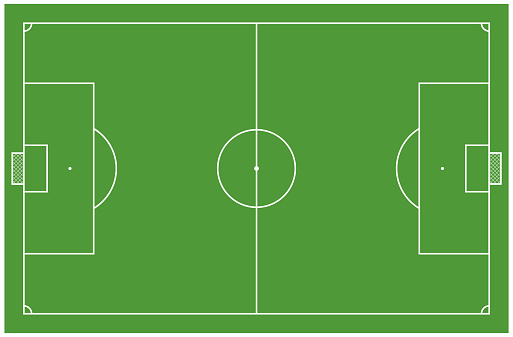
#> input picture source/images/pitch.jpg, 513 x 337 px, given in place of game_b2.avi, which was not available
$ python homo_stitch.py
#> lines starting #> are read from the running program, lines starting #| are printed output that depends on the picture; after the words box and inside, x2 and y2 are one past the last pixel; in counts of white or black regions, pixels touching at a corner belong together; pictures that were not available may be replaced by others from this repository, and a replacement may not be noted
import numpy as np, cv2


# 왼쪽/오른쪽 사진 읽기

# 왼쪽 사진 = train = 매칭의 대상

imgL_video = cv2.VideoCapture("/Eagle-Eye/source/videos/game_b2.avi")
imgR_vdieo = cv2.VideoCapture("/Eagle-Eye/source/videos/game_b3.avi")

while True:
    (grabbed1, imgL) = imgL_video.read()
#> imgL is the input picture: shape (337, 513, 3); mean B, G, R 69.2, 159.8, 90.7
    imgL = cv2.flip(imgL, 1)
    imgL = cv2.resize(imgL, (int(1920/3), int(1080/3)))
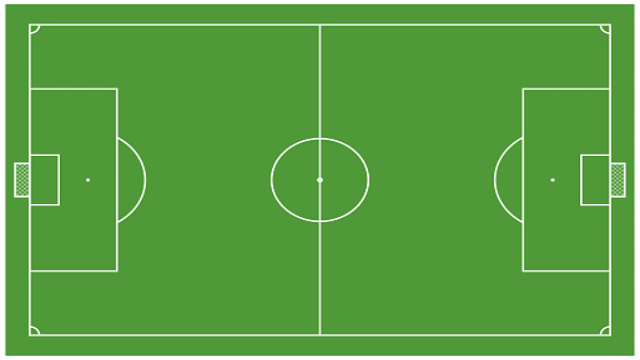
#> imgL: shape (360, 640, 3); mean B, G, R 69.2, 159.7, 90.7

    # 오른쪽 사진 = query = 매칭의 기준

    (grabbed2, imgR) = imgR_vdieo.read()
    imgR = cv2.resize(imgR, (int(1920/3), int(1080/3)))

    if not grabbed1 or not grabbed2:
        break

    hl, wl = imgL.shape[:2]     # 왼쪽 사진 높이, 넓이
#> hl = 360; wl = 640
    hr, wr = imgR.shape[:2]     # 오른쪽 사진 높이, 넓이
#> hr = 360; wr = 640

    grayL = cv2.cvtColor(imgL, cv2.COLOR_BGR2GRAY)  # 그레이 스케일 변환
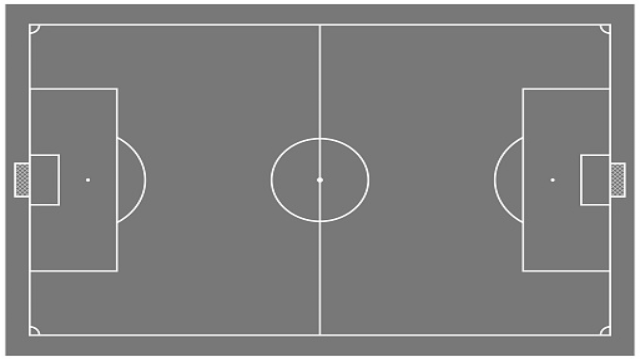
#> grayL: shape (360, 640); min 100, max 255, mean 128.9
    grayR = cv2.cvtColor(imgR, cv2.COLOR_BGR2GRAY)  # 그레이 스케일 변환

    # SIFT 특징 검출기 생성 및 특징점 검출

    descriptor = cv2.SIFT_create()  # SIFT 추출기 생성
    (kpsL, featuresL) = descriptor.detectAndCompute(imgL, None) # 키포인트, 디스크립터
#> kpsL = 164 keypoints; strongest (x, y, size): (320, 180, 3.6), (581, 155, 2.1), (581, 204, 2.1), (58, 155, 2.1)
    (kpsR, featuresR) = descriptor.detectAndCompute(imgR, None) # 키포인트, 디스크립터
#> kpsR = 168 keypoints; strongest (x, y, size): (320, 180, 3.6), (58, 155, 2.1), (58, 204, 2.1), (581, 155, 2.1)

    # BF 매칭기 생성 및 knn 매칭
    matcher = cv2.DescriptorMatcher_create("BruteForce")    # BF 매칭기 생성
    matches = matcher.knnMatch(featuresR, featuresL, 2)     # knn 매칭
#> matches = 168 matches

    # 좋은 매칭점 선별
    good_matches = []

    for m in matches:
        if len(m) == 2 and m[0].distance < m[1].distance * 0.75:   ### 75%
            good_matches.append((m[0].trainIdx, m[0].queryIdx))
#> after the loop, good_matches = 140 pairs, first value 0 to 163, second value 0 to 167

    print('matches:{}/{}'.format(len(good_matches), len(matches)))
#| matches:140/168

    # 좋은 매칭점이 4개 이상인 원근 변환행렬 구하기
    if len(good_matches) > 4:
        ptsL = np.float32([kpsL[i].pt for (i,_) in good_matches])   # 좋은 매칭점 좌표
#> ptsL = 140 pairs, first value 8.34 to 630.8, second value 7.34 to 352.5
        ptsR = np.float32([kpsR[i].pt for (_,i) in good_matches])   # 좋은 매칭점 좌표
#> ptsR = 140 pairs, first value 8.4 to 630.9, second value 7.34 to 352.5
        mtrx, status = cv2.findHomography(ptsR, ptsL, cv2.RANSAC, 4.0)
#> mtrx = [[-1, 0.000468, 639.5], [-0.000147, -1, 359.5], [-5.69e-08, 7.61e-07, 1]]; status = 140 values, max 1 at index 12, min 0 at index 0, mean 0.664
        # 원근 변환행렬로 오른쪽 사진을 원근 변환, 결과 이미지 크기는 사진 2장 크기
        panorama = cv2.warpPerspective(imgR, mtrx, (wr + wl, hr))
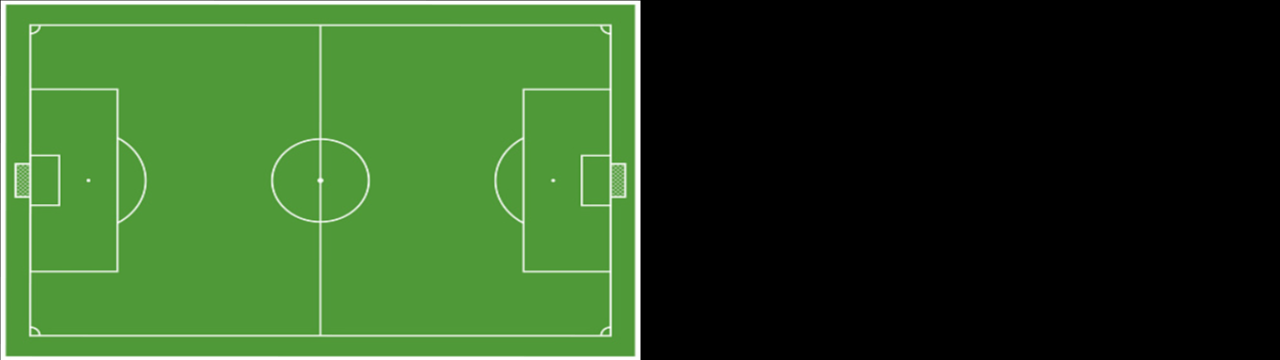
#> panorama: shape (360, 1280, 3); mean B, G, R 34.5, 79.7, 45.2
        # 왼쪽 사진을 원근 변환한 왼쪽 영역에 합성
        panorama[0:hl, 0:wl] = imgL
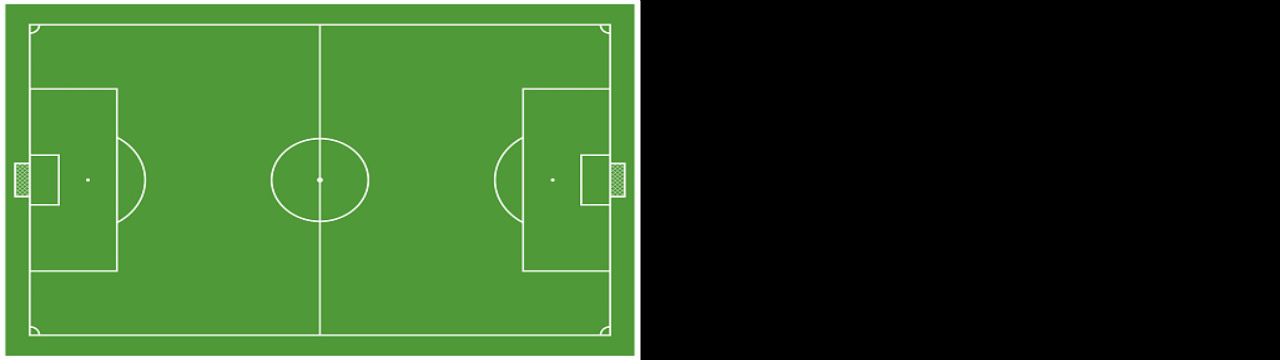
#> panorama: shape (360, 1280, 3); 15.05% of pixels changed, all inside (x1, y1, x2, y2) = (0, 0, 640, 360)
    else:   # 좋은 매칭점이 4개가 안되는 경우
        panorama = imgL


    # 결과 출력
    cv2.imshow('Panorama', panorama)
    cv2.waitKey(0)
cv2.destroyWindow()
